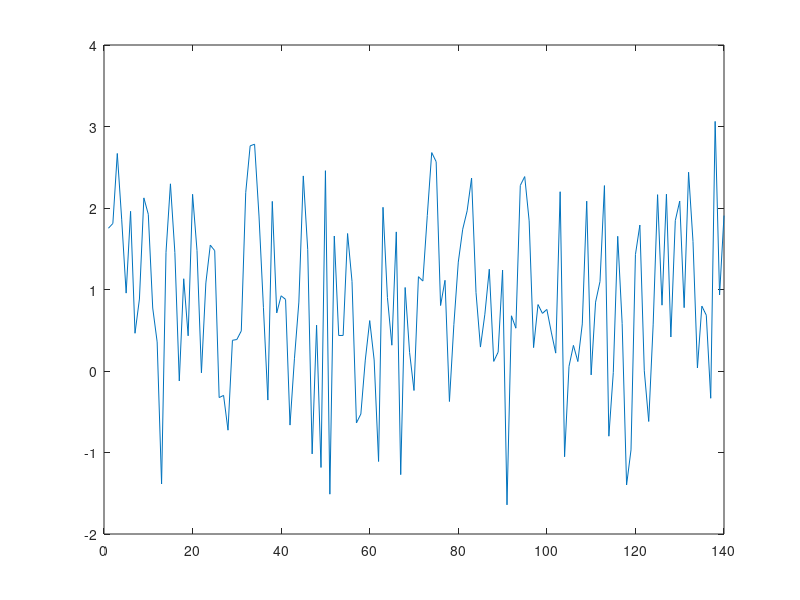

The MATLAB source for this figure:

clear all; close all; clc;

% this plot shows nothing special

% Some documentation here.. bla bla
r = normrnd(1,3,[1 100]);
plot(r)

% Another plot seems good here
r = normrnd(1,1,[1 140]);
plot(r)

% added a comment
